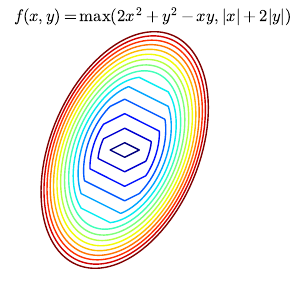

This chart was generated by the following Python code:
"""
This is a demo of creating a pdf file with several pages,
as well as adding metadata and annotations to pdf files.
"""

import datetime
import numpy as np
from matplotlib.backends.backend_pdf import PdfPages
import matplotlib.pyplot as plt

# Create the PdfPages object to which we will save the pages:
# The with statement makes sure that the PdfPages object is closed properly at
# the end of the block, even if an Exception occurs.



delta = 0.025
x = np.arange(-6.0, 5.0, delta)
y = np.arange(-20.0, 15.0, delta)
X, Y = np.meshgrid(x, y)
# Z = (X**2 + Y - 7)**2 + (X-Y + 1)**2

# Z = -X*np.log(0.8) - Y*np.log(0.2)
Z = np.maximum(np.abs(X) + 2*np.abs(Y), 2*X**2 + Y**2 - X*Y)

filename = 'max_2d.pdf'
with PdfPages(filename) as pdf:
# with PdfPages('multipage_pdf.pdf') as pdf:
    plt.figure(figsize=(3, 3))
    # plt.plot(range(7), [3, 1, 4, 1, 5, 9, 2], 'r-o')

    # CS = plt.contour(X, Y, Z, np.arange(0.5, 15, 1), colors='k')
    CS = plt.contour(X, Y, Z, np.arange(0.5, 15, 1))
    plt.axis('equal')
    plt.xlim(-3, 5)
    plt.ylim(-3.5, 3.5)
    plt.xticks([], [])
    plt.yticks([], [])

    plt.title('$f(x, y) = \max(2x^2 + y^2 -xy, |x| + 2|y|)$', fontsize = 12)
    plt.axis('off')
    pdf.savefig()  # saves the current figure into a pdf page
    plt.close()
